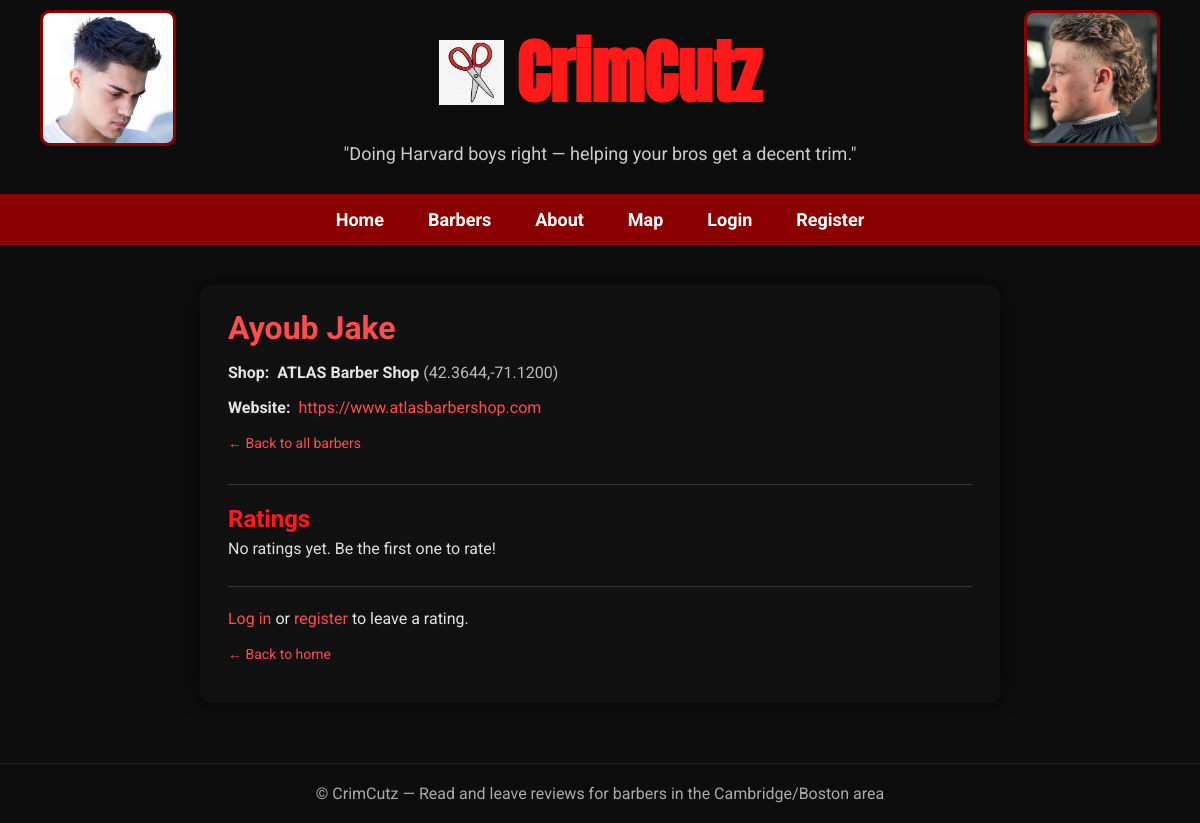
The page /barbers/1 on the database its author committed.
### tables this page shows
CREATE TABLE barbers (
id INTEGER PRIMARY KEY AUTOINCREMENT,
name TEXT NOT NULL,
shop_id INTEGER NOT NULL,
FOREIGN KEY (shop_id) REFERENCES shops(id)
);

CREATE TABLE shops (
id INTEGER PRIMARY KEY AUTOINCREMENT,
name TEXT NOT NULL,
location TEXT,
website TEXT,
description TEXT
, latitude REAL, longitude REAL);

### app.py (the view)
@app.route("/barbers/<int:barber_id>")
def barber_detail(barber_id):
    db = get_db_connection()
    barber = db.execute("""
        SELECT
            barbers.id        AS barber_id,
            barbers.name      AS barber_name,
            shops.name        AS shop_name,
            shops.location    AS shop_location,
            shops.website     AS shop_website,
            shops.description AS shop_description
        FROM barbers
        JOIN shops ON barbers.shop_id = shops.id
        WHERE barbers.id = ?
    """, (barber_id,)).fetchone()
    if barber is None:
        return "Barber not found", 404
    ratings = db.execute("""
        SELECT
            ratings.rating  AS rating_value,
            ratings.comment AS rating_comment,
            ratings.photo   AS photo,
            users.username  AS username
        FROM ratings
        JOIN users ON ratings.user_id = users.id
        WHERE ratings.barber_id = ?
        ORDER BY ratings.id DESC
    """, (barber_id,)).fetchall()
    avg_row = db.execute("""
        SELECT AVG(rating) AS avg_rating, COUNT(*) AS count_ratings
        FROM ratings
        WHERE barber_id = ?
    """, (barber_id,)).fetchone()
    if avg_row is None:
        avg_rating = None
        count_ratings = 0
    else:
        avg_rating = avg_row["avg_rating"]
        count_ratings = avg_row["count_ratings"]
    return render_template(
        "barber_detail.html",
        barber=barber,
        ratings=ratings,
        avg_rating=avg_rating,
        count_ratings=count_ratings,
        user=session.get("username")
    )

### app.py (called while the page is built)
def get_db_connection():
    if "db" not in g:
        g.db = sqlite3.connect("crimcuts.db")
        g.db.row_factory = sqlite3.Row
    return g.db

@app.teardown_appcontext
def close_db_connection(error):
    db = g.pop("db", None)
    if db is not None:
        db.close()

### templates/barber_detail.html (shortened to what this page needs)
{% extends "layout.html" %}
{% block main %}
<div class="barber-page">
  <section class="barber-header">
    <h1 class="barber-name">{{ barber["barber_name"] }}</h1>
    <p class="barber-shop">
      <span class="label">Shop:</span>
      <strong>{{ barber["shop_name"] }}</strong>
      {% if barber["shop_location"] %}
        <span class="shop-location">({{ barber["shop_location"] }})</span>
      {% endif %}
    </p>
    {% if barber["shop_website"] %}
      <p class="shop-website">
        <span class="label">Website:</span>
        <a href="{{ barber['shop_website'] }}" target="_blank">
          {{ barber['shop_website'] }}
        </a>
      </p>
    {% endif %}
    <p class="back-link">
      <a href="{{ url_for('barbers') }}">← Back to all barbers</a>
    </p>
  </section>
  <section class="ratings-section">
    <div class="ratings-header">
      <h2>Ratings</h2>
      {% if count_ratings == 0 %}
        <p class="ratings-summary">No ratings yet. Be the first one to rate!</p>
      {% else %}
        <p class="ratings-summary">
          Average rating:
          <span class="avg-rating">{{ "%.1f" | format(avg_rating) }}</span> / 5
          <span class="ratings-count">({{ count_ratings }} review{% if count_ratings != 1 %}s{% endif %})</span>
        </p>
      {% endif %}
    </div>
  </section>
  <section class="rating-form-section">
    {% if user %}
    <hr>
      <h2>Leave a rating</h2>
      <form class="rating-form" method="post" enctype="multipart/form-data"
            action="{{ url_for('rate_barber', barber_id=barber['barber_id']) }}">
        <div class="form-row">
          <label for="rating">Rating (1–5)</label>
          <select id="rating" name="rating" required>
            <option value="" disabled selected>Select a rating</option>
            <option value="1">1 — Poor</option>
            <option value="2">2 — Fair</option>
            <option value="3">3 — Good</option>
            <option value="4">4 — Very good</option>
            <option value="5">5 — Excellent</option>
          </select>
        </div>
        <div class="form-row">
          <label for="comment">Comment (optional)</label>
          <textarea id="comment"
                    name="comment"
                    rows="3"
                    maxlength="1000"
                    placeholder="Share your experience..."></textarea>
        </div>
        <div>
        <label for="photo">Upload your haircut photo: </label>
        <input type="file" id="photo" name="photo" accept="image/*">
        </div>
        <div class="form-actions">
          <button type="submit">Submit rating</button>
        </div>
    </form>
    <form method="post"
        action="{{ url_for('delete_rating', barber_id=barber['barber_id']) }}" style="margin-top: 10px;">
        <button type="submit" class="secondary-button">Remove my rating</button>
    </form>
    {% else %}
      <p>
        <a href="{{ url_for('login') }}">Log in</a>
        or
        <a href="{{ url_for('register') }}">register</a>
        to leave a rating.
      </p>
    {% endif %}
  </section>
  <p class="back-home-link">
    <a href="{{ url_for('index') }}">← Back to home</a>
  </p>
</div>
{% endblock %}

### static/style.css (style rules this page uses)
body { background-color: #0d0d0d; color: #e5e5e5; font-family: 'Roboto', sans-serif; margin: 0; padding: 0; }
h1, h2 { color: #ff1a1a; font-weight: 700; }
a { color: #ff4c4c; text-decoration: none; }
.barber-page { max-width: 800px; margin: 30px auto 40px; background-color: #111; padding: 24px 28px; border-radius: 10px; box-shadow: 0 0 18px rgba(0, 0, 0, 0.6); }
.barber-header { border-bottom: 1px solid #333; padding-bottom: 16px; margin-bottom: 20px; }
.barber-name { font-size: 32px; margin: 0 0 8px; color: #ff4c4c; }
.barber-shop .label, .shop-website .label { font-weight: 700; margin-right: 4px; }
.shop-location { color: #bbbbbb; }
.shop-website a { color: #ff4c4c; }
.back-link a, .back-home-link a { font-size: 14px; }
.ratings-section { border-bottom: 1px solid #333; padding-bottom: 18px; margin-bottom: 22px; }
.ratings-header h2, .rating-form-section h2 { margin-bottom: 6px; }
.ratings-summary { margin: 0 0 10px; color: #dddddd; }
.rating-form-section { margin-bottom: 10px; }

### rows shown on the page
barbers: barber_name "Ayoub Jake"
shops: shop_name "ATLAS Barber Shop", shop_location "42.3644,-71.1200", shop_website "https://www.atlasbarbershop.com"
